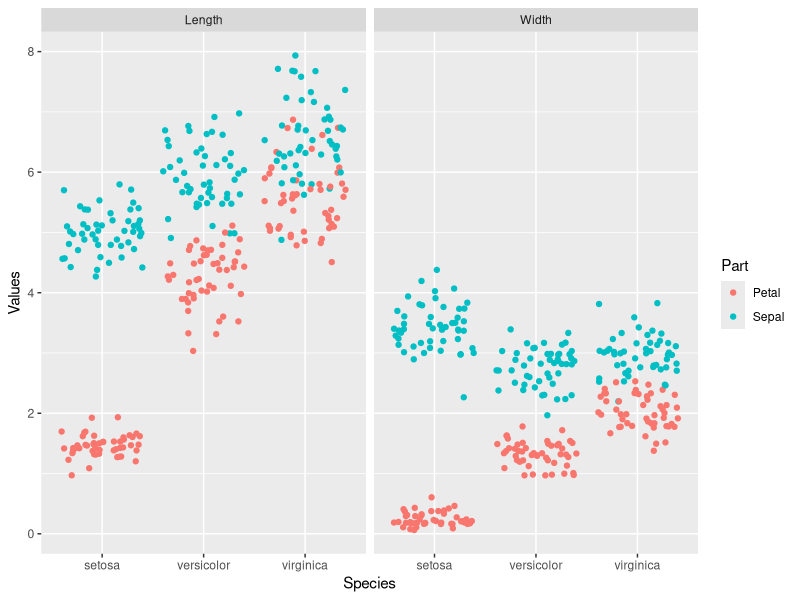
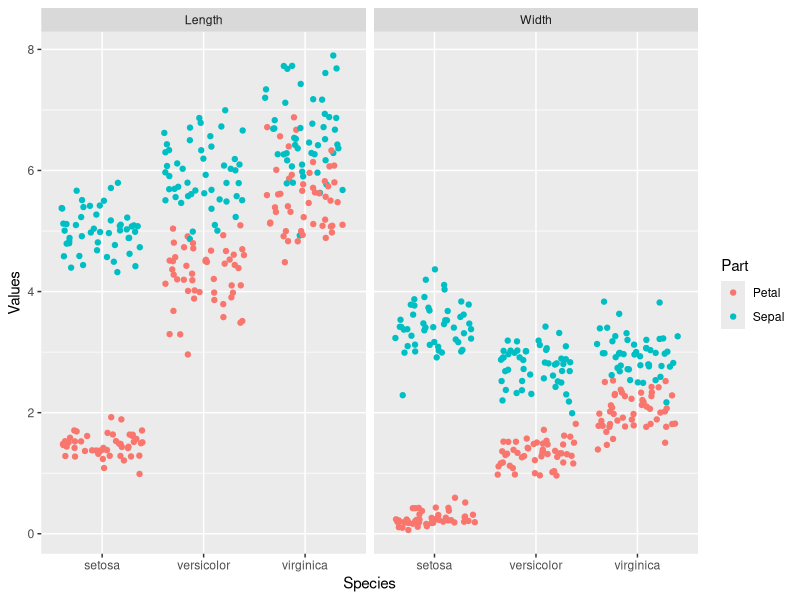

These figures' R source, in order:
## ---- chunk 1
library(tidyverse)
relig_income
## ---- chunk 2
fish_encounters
## ---- chunk 3
relig_income %>%
  pivot_longer(cols = -religion, names_to = "income", values_to = "value")
## ---- chunk 4
fish_encounters %>%
  pivot_wider(names_from = station, values_from = seen)
## ---- chunk 5
fish_encounters %>%
  pivot_wider(names_from = station, values_from = seen, values_fill = 0)
## ---- chunk 6
df <- data.frame(Player=c('Frodo Baggins', 'Frodo Baggins', 'Samwise Gamgee', 'Samwise Gamgee', 'Grover Cleveland', 'Grover Cleveland'),
                 Year=c(1999, 2000, 1999, 2000, 1999, 2000),
                 Points=c(31, 22, 30, 15, 16, 17),
                 Assists=c(3, 5, 4, 6, 2, 1))
## ---- chunk 7
df %>% 
unite(col='Player_Stat', c('Points', 'Assists'), sep='-')

## ---- chunk 8
df %>% 
unite(col='Player_Stat', c('Points', 'Assists'), sep='-') %>%
separate(Player, into = c("Personal Name", "Family Name"), sep = " ", convert = TRUE)  

## ---- chunk 9
tidy_pets <- tibble::tribble(
  ~rank, ~pet_type, ~breed,
  1L,        NA,    "Boston Terrier",
  2L,        NA,    "Retrievers (Labrador)",
  3L,        NA,    "Retrievers (Golden)",
  4L,        NA,    "French Bulldogs",
  5L,        NA,    "Bulldogs",
  6L,     "Dog",    "Beagles",
  1L,        NA,    "Persian",
  2L,        NA,    "Maine Coon",
  3L,        NA,    "Ragdoll",
  4L,        NA,    "Exotic",
  5L,        NA,    "Siamese",
  6L,     "Cat",    "American Short"
)

tidy_pets
## ---- chunk 10
tidy_pets %>%
  fill(pet_type, .direction = "up")

## ---- chunk 11
head(iris)
## ---- chunk 12
iris %>%
  pivot_longer(cols = -Species, names_to = "Measures", values_to = "Values") %>%
  separate(col = Measures, into = c("Part", "Measure")) %>%
  ggplot(aes(Species, Values, color = Part)) + 
    geom_jitter() + 
    facet_grid(~Measure)
## ---- chunk 13
iris2 = as_tibble(iris)

## ---- chunk 14
iris2 %>%
  pivot_longer(cols = -Species, names_to = "Measures", values_to = "Values")
## ---- chunk 15
iris2 %>%
  pivot_longer(cols = -Species, names_to = "Measures", values_to = "Values") %>%
  separate(col = Measures, into = c("Part", "Measure"))
## ---- chunk 16
iris2 %>%
  pivot_longer(cols = -Species, names_to = "Measures", values_to = "Values") %>%
  separate(col = Measures, into = c("Part", "Measure")) %>%
  ggplot(aes(Species, Values, color = Part)) + 
    geom_jitter() + 
    facet_grid(~Measure)
## ---- chunk 17
table1
## ---- chunk 18
table2
## ---- chunk 19
table3
## ---- chunk 20
table4a
## ---- chunk 21
library(tidyverse)
fyear_cases_1999 =
  table2 %>%
  filter(year == 1999,
         type == "cases")


fyear_cases_2000 =
  table2 %>%
  filter(year == 2000,
         type == "cases")

## ---- chunk 22
fyear_pop_1999 =
  table2 %>%
  filter(year == 1999,
         type == "population")

fyear_pop_2000 =
  table2 %>%
  filter(year == 2000,
         type == "population")

## ---- chunk 23
rate_1999 =
  bind_cols(fyear_cases_1999, fyear_pop_1999)
rate_2000 =
  bind_cols(fyear_cases_2000, fyear_pop_2000)
## ---- chunk 24
rate_1999 <- rate_1999 %>%
  mutate(rate = (count...4/count...8)*10000)


rate_2000 <- rate_2000 %>%
  mutate(rate = (count...4/count...8)*10000)

## ---- chunk 25
rate_1999 <- rate_1999 %>%
  select(country...1,year...2,count...4,rate )

rate_2000 <- rate_2000 %>%
  select(country...1,year...2,count...4,rate )

## ---- chunk 26
bind_rows(rate_1999, rate_2000)

## ---- chunk 27
dfz <- tibble(
  x = 1:3,
  y = c("a", "d,e,f", "g,h"),
  z = c("1", "2,3,4", "5,6")
)

dfz
## ---- chunk 28
separate_rows(dfz, y, z, convert = TRUE)

## ---- chunk 29
separate_rows(dfz, y, z, convert = TRUE)

## ---- chunk 30
messy_data <- data.frame(
  student = c("Alice", "Bob", "Charlie"),
  math_score_1 = c(80, 90, 75),
  math_score_2 = c(85, 95, 80),
  science_score_1 = c(70, 85, 90),
  science_score_2 = c(75, 90, 95),
  english_score_1 = c(85, 80, 90),
  english_score_2 = c(90, 85, 95)
)

## ---- chunk 31
tidy_data <- data.frame(
  student = c("Alice", "Alice","Alice", "Bob", "Bob","Bob", "Charlie", "Charlie", "Charlie"),
  subject = c("math", "science", "english", "math", "science", "english", "math", "science", "english"),
  score_1 = c(80, 70, 85, 90, 85, 80, 75, 90, 90),
  score_2 = c(85, 75, 90, 95, 90, 85,80,95, 95)
)

## ---- chunk 32
library(tidyr)

tidy_data <- messy_data %>%
  pivot_longer(
    cols = -student,
    names_to = c("subject", ".value"),
    names_pattern = "(\\w+)_score_(\\d+)"
  )

